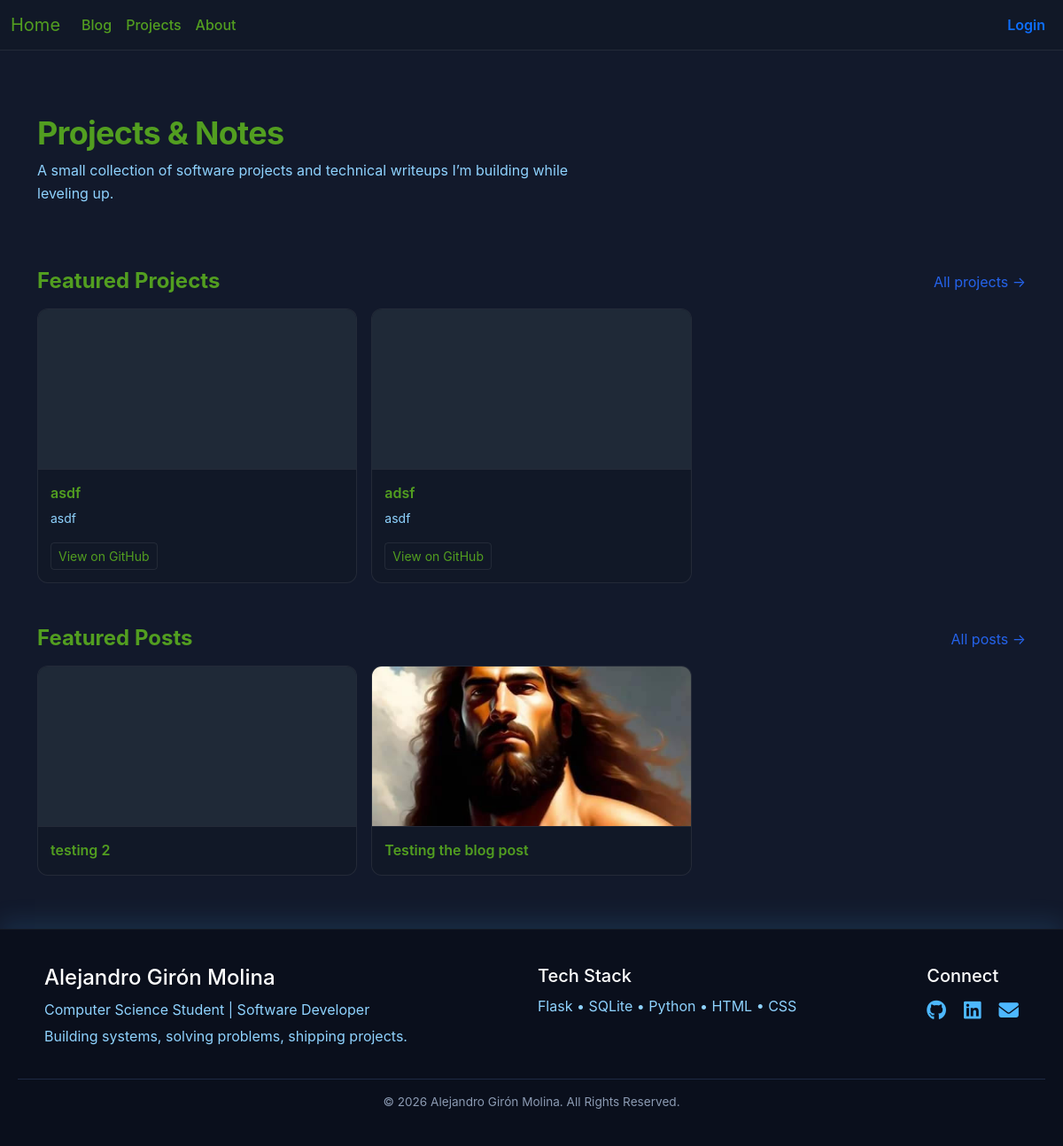
The page / on the database its author committed.
### blog.py (models this page shows)
class Project(db.Model):
    id = db.Column(db.Integer, primary_key=True)
    title = db.Column(db.String(150), nullable=False)
    short_description = db.Column(db.String(300), nullable=False)
    github_url = db.Column(db.String(300), nullable=False)
    body_markdown = db.Column(db.Text, nullable=False, default="")
    thumbnail = db.Column(db.String(200), nullable=True)
    is_featured = db.Column(db.Boolean, default=False, nullable=False)
    created_at = db.Column(db.DateTime, default=datetime.utcnow, nullable=False)
    updated_at = db.Column(db.DateTime, default=datetime.utcnow, onupdate=datetime.utcnow, nullable=False)
    author_id = db.Column(db.Integer, db.ForeignKey("user.id"), nullable=False)

class Post(db.Model):
    id = db.Column(db.Integer, primary_key=True)
    title = db.Column(db.String(150), nullable=False)
    body_markdown = db.Column(db.Text, nullable=False)
    thumbnail = db.Column(db.String(200), nullable=True)
    is_featured = db.Column(db.Boolean, default=False, nullable=False)
    created_at = db.Column(db.DateTime, default=datetime.utcnow, nullable=False)
    updated_at = db.Column(db.DateTime, default=datetime.utcnow, onupdate=datetime.utcnow, nullable=False)
    author_id = db.Column(db.Integer, db.ForeignKey("user.id"), nullable=False)

### blog.py (the view)
@app.route("/")
def home():
     featured_posts = Post.query.filter_by(is_featured=True).order_by(Post.created_at.desc()).all()
     featured_projects = Project.query.filter_by(is_featured=True).order_by(Project.created_at.desc()).all()
     all_posts = Post.query.order_by(Post.created_at.desc()).all()
     return render_template("index.html", featured_posts=featured_posts, featured_projects=featured_projects)

### Templates/index.html (shortened to what this page needs)
{% extends "base.html" %}
{% block content %}
<div class="container mt-4">
  <div class="py-5">
    <h1 class="fw-bold mb-2">Projects & Notes</h1>
    <p class="text-muted mb-4" style="max-width: 65ch;">
      A small collection of software projects and technical writeups I’m building while leveling up.
    </p>
  </div>
  <div class="d-flex justify-content-between align-items-center mb-3">
    <h2 class="fw-bold mb-0">Featured Projects</h2>
    <a href="{{ url_for('projects') }}" class="text-decoration-none">All projects →</a>
  </div>
  {% if featured_projects and featured_projects|length > 0 %}
    <div class="row g-3 mb-5">
      {% for project in featured_projects %}
        <div class="col-12 col-sm-6 col-lg-4">
          <div class="tile-card d-flex flex-column h-100">
            {% if project.thumbnail %}
              <img class="tile-thumb"
                   src="{{ url_for('static', filename='uploads/' + project.thumbnail) }}"
                   alt="thumbnail">
            {% else %}
              <div class="tile-thumb"></div>
            {% endif %}
            <div class="tile-footer d-flex flex-column flex-grow-1">
              <p class="tile-title mb-1">{{ project.title }}</p>
              <p class="text-muted small mb-3">
                {{ project.short_description }}
              </p>
              <div class="mt-auto">
                <a class="btn btn-outline-dark btn-sm"
                   href="{{ project.github_url }}"
                   target="_blank"
                   rel="noopener noreferrer">
                  View on GitHub
                </a>
              </div>
            </div>
          </div>
        </div>
      {% endfor %}
    </div>
  {% else %}
    <p class="text-muted mb-5">No featured projects yet.</p>
  {% endif %}
  <div class="d-flex justify-content-between align-items-center mb-3">
    <h2 class="fw-bold mb-0">Featured Posts</h2>
    <a href="{{ url_for('blog_list') }}" class="text-decoration-none">All posts →</a>
  </div>
  {% if featured_posts and featured_posts|length > 0 %}
    <div class="row g-3">
      {% for post in featured_posts %}
        <div class="col-12 col-sm-6 col-lg-4">
          <a class="tile-card d-flex flex-column h-100 text-decoration-none"
             href="{{ url_for('view_post', post_id=post.id) }}">
            {% if post.thumbnail %}
              <img class="tile-thumb"
                   src="{{ url_for('static', filename='uploads/' + post.thumbnail) }}"
                   alt="thumbnail">
            {% else %}
              <div class="tile-thumb"></div>
            {% endif %}
            <div class="tile-footer">
              <p class="tile-title">{{ post.title }}</p>
            </div>
          </a>
        </div>
      {% endfor %}
    </div>
  {% else %}
    <p class="text-muted">No featured posts yet.</p>
  {% endif %}
</div>
{% endblock %}

### static/css/styles.css (style rules this page uses)
:root { --bg: #12192b; --panel: #111827; --border: rgba(255,255,255,0.08); --text: #529e20; --muted: #8fd3ff; --accent: #2563eb; }
body { background-color: var(--bg); color: var(--text); font-family: 'Inter', sans-serif; }
a { color: var(--accent); text-decoration: none; }
.text-muted { color: var(--muted) !important; }
.tile-card { background-color: var(--panel); border: 1px solid var(--border); border-radius: 12px; overflow: hidden; text-decoration: none; display: block; transition: all 0.18s ease; }
.tile-thumb { width: 100%; height: 180px; object-fit: cover; display: block; background: #1f2937; }
.tile-footer { padding: 14px; border-top: 1px solid var(--border); }
.tile-title { margin: 0; font-size: 1rem; font-weight: 600; color: var(--text); }
h1 { font-weight: 700; font-size: 2.25rem; letter-spacing: -0.02em; }
h2 { font-weight: 600; font-size: 1.5rem; }
p { font-size: 1rem; line-height: 1.6; }
.btn-outline-dark, .btn-outline-secondary, .btn-outline-primary { border-color: var(--border) !important; color: var(--text) !important; }
html, body { height: 100%; margin: 0; }

### rows shown on the page
Project: title "asdf", short_description "asdf"
Project: title "adsf", short_description "asdf"
Post: title "testing 2"
Post: thumbnail (picture), title "Testing the blog post"
